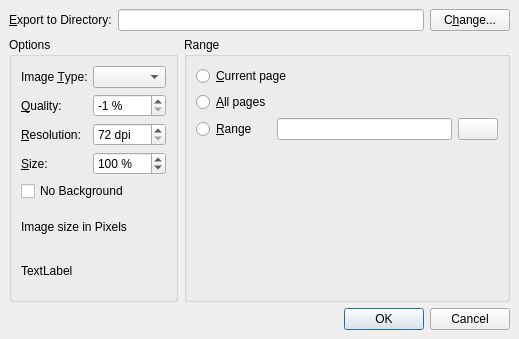
<?xml version="1.0" encoding="UTF-8"?>
<ui version="4.0">
 <class>ExportForm</class>
 <widget class="QDialog" name="ExportForm">
  <property name="geometry">
   <rect>
    <x>0</x>
    <y>0</y>
    <width>519</width>
    <height>339</height>
   </rect>
  </property>
  <property name="windowTitle">
   <string>Export as Image(s)</string>
  </property>
  <layout class="QGridLayout">
   <property name="leftMargin">
    <number>9</number>
   </property>
   <property name="topMargin">
    <number>9</number>
   </property>
   <property name="rightMargin">
    <number>9</number>
   </property>
   <property name="bottomMargin">
    <number>9</number>
   </property>
   <property name="spacing">
    <number>6</number>
   </property>
   <item row="1" column="0">
    <widget class="QGroupBox" name="groupBox">
     <property name="title">
      <string>Options</string>
     </property>
     <layout class="QGridLayout" name="gridLayout">
      <item row="0" column="0">
       <widget class="QLabel" name="label_2">
        <property name="text">
         <string>Image &amp;Type:</string>
        </property>
        <property name="buddy">
         <cstring>bitmapType</cstring>
        </property>
       </widget>
      </item>
      <item row="0" column="1">
       <widget class="QComboBox" name="bitmapType"/>
      </item>
      <item row="1" column="0">
       <widget class="QLabel" name="label_3">
        <property name="text">
         <string>&amp;Quality:</string>
        </property>
        <property name="buddy">
         <cstring>qualityBox</cstring>
        </property>
       </widget>
      </item>
      <item row="1" column="1">
       <widget class="QSpinBox" name="qualityBox">
        <property name="suffix">
         <string> %</string>
        </property>
        <property name="minimum">
         <number>-1</number>
        </property>
        <property name="maximum">
         <number>100</number>
        </property>
        <property name="value">
         <number>-1</number>
        </property>
       </widget>
      </item>
      <item row="2" column="0">
       <widget class="QLabel" name="label_4">
        <property name="text">
         <string>&amp;Resolution:</string>
        </property>
        <property name="buddy">
         <cstring>DPIBox</cstring>
        </property>
       </widget>
      </item>
      <item row="2" column="1">
       <widget class="QSpinBox" name="DPIBox">
        <property name="suffix">
         <string> dpi</string>
        </property>
        <property name="minimum">
         <number>72</number>
        </property>
        <property name="maximum">
         <number>2400</number>
        </property>
        <property name="value">
         <number>72</number>
        </property>
       </widget>
      </item>
      <item row="3" column="0">
       <widget class="QLabel" name="label_5">
        <property name="text">
         <string>&amp;Size:</string>
        </property>
        <property name="buddy">
         <cstring>enlargementBox</cstring>
        </property>
       </widget>
      </item>
      <item row="3" column="1">
       <widget class="QSpinBox" name="enlargementBox">
        <property name="suffix">
         <string> %</string>
        </property>
        <property name="minimum">
         <number>1</number>
        </property>
        <property name="maximum">
         <number>2400</number>
        </property>
        <property name="value">
         <number>100</number>
        </property>
       </widget>
      </item>
      <item row="4" column="0" colspan="2">
       <widget class="QCheckBox" name="noBackground">
        <property name="text">
         <string>No Background</string>
        </property>
       </widget>
      </item>
      <item row="5" column="0" colspan="2">
       <widget class="QLabel" name="label_6">
        <property name="text">
         <string>Image size in Pixels</string>
        </property>
       </widget>
      </item>
      <item row="6" column="0">
       <widget class="QLabel" name="imageSizeLabel">
        <property name="text">
         <string>TextLabel</string>
        </property>
       </widget>
      </item>
     </layout>
    </widget>
   </item>
   <item row="0" column="0" colspan="2">
    <layout class="QHBoxLayout">
     <property name="spacing">
      <number>6</number>
     </property>
     <property name="leftMargin">
      <number>0</number>
     </property>
     <property name="topMargin">
      <number>0</number>
     </property>
     <property name="rightMargin">
      <number>0</number>
     </property>
     <property name="bottomMargin">
      <number>0</number>
     </property>
     <item>
      <widget class="QLabel" name="label">
       <property name="text">
        <string>&amp;Export to Directory:</string>
       </property>
       <property name="buddy">
        <cstring>outputDirectory</cstring>
       </property>
      </widget>
     </item>
     <item>
      <widget class="QLineEdit" name="outputDirectory"/>
     </item>
     <item>
      <widget class="QPushButton" name="outputDirectoryButton">
       <property name="text">
        <string>C&amp;hange...</string>
       </property>
      </widget>
     </item>
    </layout>
   </item>
   <item row="1" column="1">
    <widget class="QGroupBox" name="rangeGroupBox">
     <property name="title">
      <string>Range</string>
     </property>
     <layout class="QGridLayout">
      <property name="leftMargin">
       <number>9</number>
      </property>
      <property name="topMargin">
       <number>9</number>
      </property>
      <property name="rightMargin">
       <number>9</number>
      </property>
      <property name="bottomMargin">
       <number>9</number>
      </property>
      <property name="spacing">
       <number>6</number>
      </property>
      <item row="2" column="2">
       <widget class="QPushButton" name="pageNrButton">
        <property name="text">
         <string/>
        </property>
       </widget>
      </item>
      <item row="2" column="1">
       <widget class="QLineEdit" name="rangeVal"/>
      </item>
      <item row="0" column="0" colspan="3">
       <widget class="QRadioButton" name="onePageRadio">
        <property name="text">
         <string>&amp;Current page</string>
        </property>
       </widget>
      </item>
      <item row="3" column="0">
       <spacer>
        <property name="orientation">
         <enum>Qt::Vertical</enum>
        </property>
        <property name="sizeHint" stdset="0">
         <size>
          <width>20</width>
          <height>40</height>
         </size>
        </property>
       </spacer>
      </item>
      <item row="2" column="0">
       <widget class="QRadioButton" name="intervalPagesRadio">
        <property name="text">
         <string>&amp;Range</string>
        </property>
       </widget>
      </item>
      <item row="1" column="0">
       <widget class="QRadioButton" name="allPagesRadio">
        <property name="text">
         <string>&amp;All pages</string>
        </property>
       </widget>
      </item>
     </layout>
    </widget>
   </item>
   <item row="2" column="0" colspan="2">
    <widget class="QDialogButtonBox" name="buttonBox">
     <property name="orientation">
      <enum>Qt::Horizontal</enum>
     </property>
     <property name="standardButtons">
      <set>QDialogButtonBox::Cancel|QDialogButtonBox::Ok</set>
     </property>
    </widget>
   </item>
  </layout>
 </widget>
 <resources/>
 <connections>
  <connection>
   <sender>buttonBox</sender>
   <signal>accepted()</signal>
   <receiver>ExportForm</receiver>
   <slot>accept()</slot>
   <hints>
    <hint type="sourcelabel">
     <x>248</x>
     <y>254</y>
    </hint>
    <hint type="destinationlabel">
     <x>157</x>
     <y>274</y>
    </hint>
   </hints>
  </connection>
  <connection>
   <sender>buttonBox</sender>
   <signal>rejected()</signal>
   <receiver>ExportForm</receiver>
   <slot>reject()</slot>
   <hints>
    <hint type="sourcelabel">
     <x>316</x>
     <y>260</y>
    </hint>
    <hint type="destinationlabel">
     <x>286</x>
     <y>274</y>
    </hint>
   </hints>
  </connection>
 </connections>
</ui>
